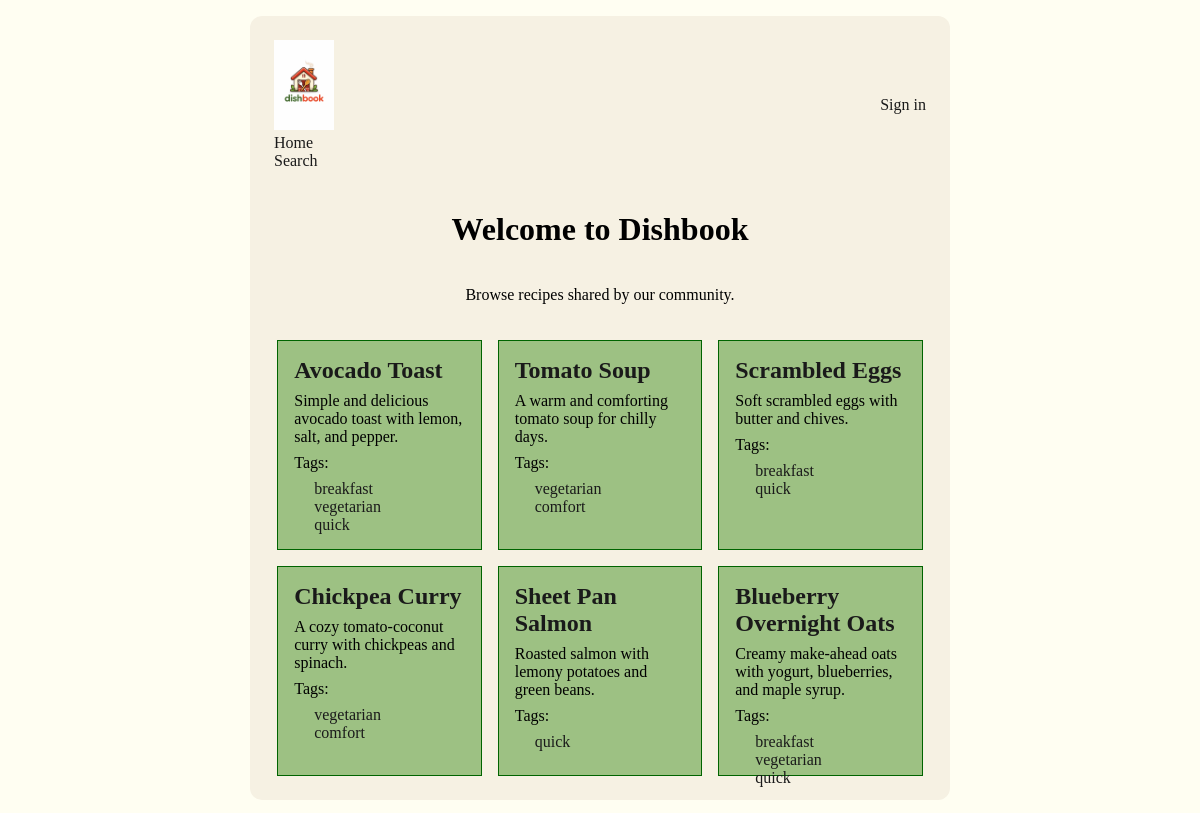
The page / on the database its author committed.
### dishbook/models.py (models this page shows, shortened)
class Recipe(models.Model):
    title = models.CharField(max_length=200)
    description = models.TextField()
    prep_time_minutes = models.IntegerField(default=0)
    cook_time_minutes = models.IntegerField(default=0)
    serves = models.IntegerField(default=1)
    author = models.ForeignKey(User, on_delete=models.CASCADE)
    photo = models.ImageField(upload_to="media/", null=True, blank=True)
    is_public = models.BooleanField(default=True)
    tags = models.ManyToManyField(Tag, blank=True)

class Tag(models.Model):
    name = models.CharField(max_length=40)

### dishbook/views.py (the view)
# urls.py: path("", views.index, name="index"),
def index(request):
    recipes = Recipe.objects.filter(is_public=True).select_related("author")[:6]
    return render(request, "index.html", {"recipes": recipes})

### dishbook/templates/index.html (shortened to what this page needs)
<!doctype html>
<html lang="en">
<head>
    <link rel="stylesheet" href="/static/main.css">
</head>
<body>
    <div class="main-page-container">
        {% include "header-partial.html" %}
        <div class="welcome-content">
            <h1>Welcome to Dishbook</h1>
            <p>Browse recipes shared by our community.</p>
        </div>
        {% include "recipe-cards-partial.html" %}
    </div>
</body>
</html>

### dishbook/templates/recipe-cards-partial.html (shortened to what this page needs)
<div class="recipe-cards">
    {% for recipe in recipes %}
    <div class="recipe-box">
        <h2><a href="/recipe/{{ recipe.id }}/">{{ recipe.title }}</a></h2>
        <p>{{ recipe.description|truncatewords:20 }}</p>
        <p>Tags: </p>
        <ul>
            {% for tag in recipe.tags.all %}
                <li><a href="/s?q=tag:{{ tag.name }}">{{ tag.name }}</a></li>
            {% endfor %}
        </ul>
    </div>
    {% empty %}
    <p>No recipes yet.</p>
    {% endfor %}
</div>

### static/main.css (style rules this page uses)
html { background-color: #FFFEF2; }
body { margin: 0; padding: 1rem; display: flex; justify-content: center; align-items: center; box-sizing: border-box; }
*, *::before, *::after { box-sizing: border-box; }
ul { list-style-type: none; }
a:link, a:visited, a:active { color: #1A1A1A; text-decoration: none; }
.welcome-content { display: flex; flex-direction: column; align-items: center; }
.recipe-cards { display: flex; flex-direction: column; gap: 1rem; align-items: center; justify-content: center; width: 100%; }
.recipe-box { background-color: #9DC183; width: 100%; height: 210px; padding: 1rem; overflow-wrap: anywhere; border:1px solid darkgreen; }
.recipe-box h2, .recipe-box p, .recipe-box ul { margin-top: 0; margin-bottom: 0.5rem; }
.recipe-box ul { padding-left: 1.25rem; }
.main-page-container { background-color: #F6F1E3; display: flex; flex-direction: column; width: min(700px, 100%); padding: 1.5rem; border-radius: 12px; row-gap: 20px; max-width:700px; }
@media (min-width:600px) { .recipe-cards { display: flex; flex-direction: row; flex-wrap: wrap; gap: 1rem; justify-content: center; } }
@media (min-width:600px) { .recipe-box { width: calc(50% - 0.5*1rem); } }
@media (min-width:900px) { .recipe-box { width: calc(33% - 2rem / 3); } }

### rows shown on the page
Recipe: title "Avocado Toast", description "Simple and delicious avocado toast with lemon, salt, and pepper."
Tag: name "breakfast"
Tag: name "vegetarian"
Tag: name "quick"
Recipe: title "Tomato Soup", description "A warm and comforting tomato soup for chilly days."
Tag: name "comfort"
Recipe: title "Scrambled Eggs", description "Soft scrambled eggs with butter and chives."
Recipe: title "Chickpea Curry", description "A cozy tomato-coconut curry with chickpeas and spinach."
Recipe: title "Sheet Pan Salmon", description "Roasted salmon with lemony potatoes and green beans."
Recipe: title "Blueberry Overnight Oats", description "Creamy make-ahead oats with yogurt, blueberries, and maple syrup."
